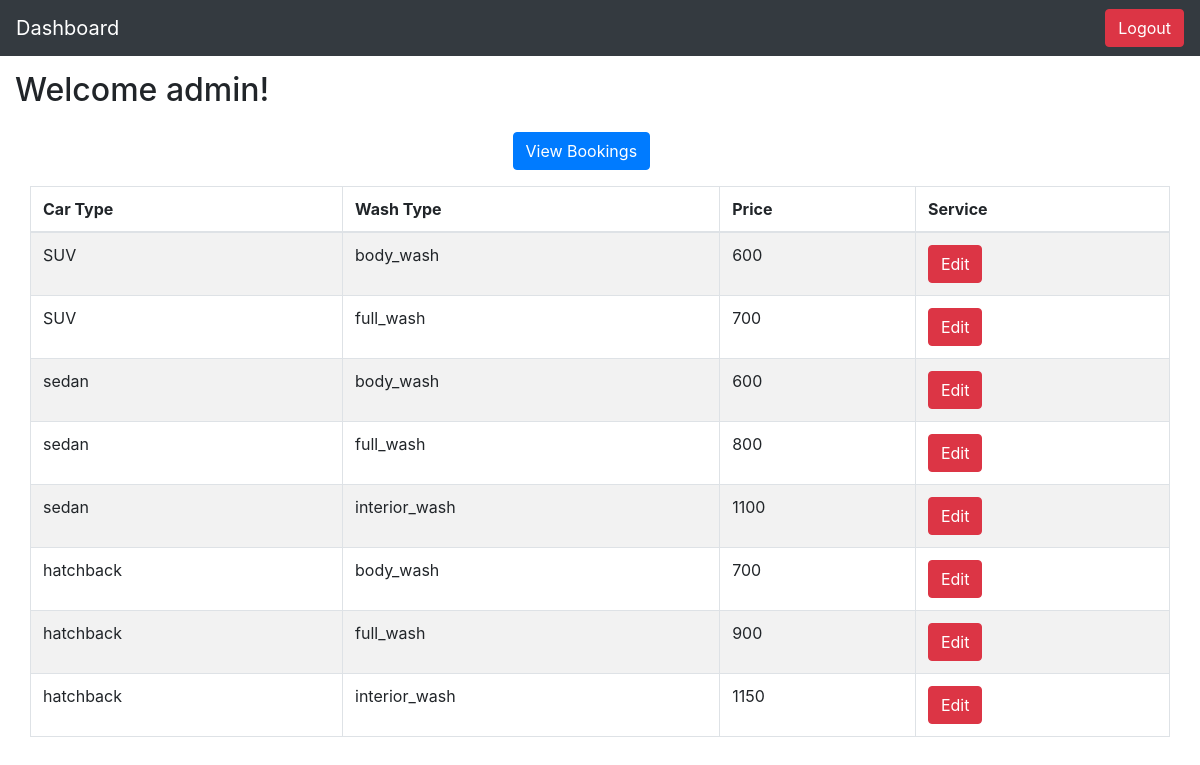
Page /manage_pricing.php (signed in) on the committed database.
### tables this page shows
CREATE TABLE `manage_pricing` (
  `id` int(11) NOT NULL,
  `car_type` varchar(255) NOT NULL,
  `wash_type` varchar(255) NOT NULL,
  `amount` varchar(255) NOT NULL
);

### manage_pricing.php (the view, shortened to what this page needs)
<?php
include("header1.php");
require('db.php');
$sql = "SELECT * FROM manage_pricing";
$result = mysqli_query($con, $sql);
?>
<table class="table container table-bordered table-striped mt-3">
	<thead>
			<tr>
				<th>Car Type</th>
				<th>Wash Type</th>
				<th>Price</th>
				<th>Service</th>
			</tr>
	</thead>
	<tbody>
<?php
while($row = mysqli_fetch_array($result))
{
?>
    <tr>
        <td><?php echo $row['car_type'];?></td>
        <td><?php echo $row['wash_type'];?></td>
        <td><?php echo $row['amount'];?></td>
		<td>
			<button type="button" class="btn btn-danger" data-toggle="modal" data-id="<?php echo $row['id'];?>">Edit</button>
		</td>
    </tr>
<?php
}
?>
<tbody>
<div class="row justify-content-center">
	<div class="col-2">
		<a class="btn btn-primary" href="adminprofile.php">View Bookings</a>
	</div>
</div>
</table>
<?php include("footer.php"); ?>

### header1.php (shortened to what this page needs)
<html>
<head>
	<link rel="stylesheet" href="css/bootstrap.min.css" />
</head>
<body>
<nav class="md navbar navbar-dark bg-dark">
	<a class="navbar-brand" href="#">Dashboard</a>
	<div>
		<a class="btn btn-danger" href="login.php">Logout</a>
	</div>
</nav>
<h2>Welcome <?php echo $_SESSION['username'];?>!</h2>

### footer.php
</body>
</html>

### header1.php (style rules this page uses)
h2 { padding:15px 15px; }

### rows in the picture
manage_pricing: car_type "SUV", wash_type "body_wash", amount "600"
manage_pricing: car_type "SUV", wash_type "full_wash", amount "700"
manage_pricing: car_type "sedan", wash_type "body_wash", amount "600"
manage_pricing: car_type "sedan", wash_type "full_wash", amount "800"
manage_pricing: car_type "sedan", wash_type "interior_wash", amount "1100"
manage_pricing: car_type "hatchback", wash_type "body_wash", amount "700"
manage_pricing: car_type "hatchback", wash_type "full_wash", amount "900"
manage_pricing: car_type "hatchback", wash_type "interior_wash", amount "1150"

### other values in the picture
$_SESSION['username'] "admin"
